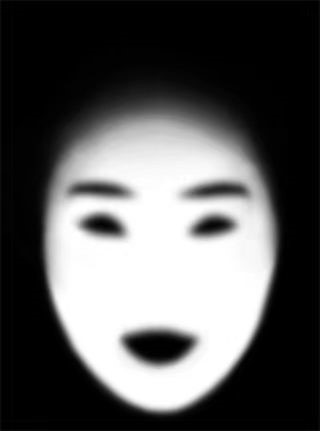
#> input picture srcImg/testlidar.jpg, 320 x 431 px
$ python Qvertical2.py
#> lines starting #> are read from the running program, lines starting #| are printed output that depends on the picture; after the words box and inside, x2 and y2 are one past the last pixel; in counts of white or black regions, pixels touching at a corner belong together


'''
功能: 将软件中导出的raw深度图文件转为俯视距离图，并保存为png格式
Author: swortain
Date: 2021-12-31 17:45:22
LastEditTime: 2022-01-22 14:40:25
'''
import itertools
# import matplotlib.pyplot as plt
from PIL import Image
import numpy as np
import glob
import cv2


if __name__ == "__main__":
    file_path = "./srcImg/testlidar.jpg"
    print(file_path)

    # [5 lines of commented-out code are left out]
    image = Image.open(file_path).convert("RGBA")
    width, height = image.size
#> width = 320; height = 431
    # 获取图片的像素数据
    rawdata = image.load()

    ## 现在用厘米为格子数，1500为15米， 默认值为0，即表现为黑色
    vertical = np.zeros((256,width),dtype=int)
    print(vertical.shape)
#| (256, 320)
    # print("vertical",vertical)
    # height = rawdata.shape[0]
    # width = rawdata.shape[1]
    print("height",height)
#| height 431
    print("width",width)
#| width 320

    for h in range(0,height):
        for w in range(0,width):
           depth,_g,_b,_a = rawdata[w,h]
           depth = round(depth)   ## 把毫米转为厘米进行绘图
           vertical[255-depth][w] = 255  ## 有深度复制为255 ，绘制为白色
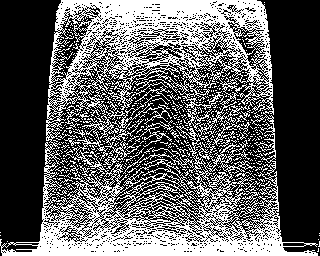
#> vertical: shape (256, 320) int64; 37.6% white; 590 white regions (560 under 20 px), largest, box (x1, y1, x2, y2) and area: (0, 0, 318, 256) 27507, (103, 119, 144, 169) 343, (106, 103, 172, 128) 283

    # 转存为png格式
    img = vertical.astype(np.uint8)
    img = cv2.equalizeHist(img)
    out_file = "./output/10meter.png"
    if out_file:
        cv2.imwrite(out_file, img, [int(cv2.IMWRITE_JPEG_QUALITY), 100])
